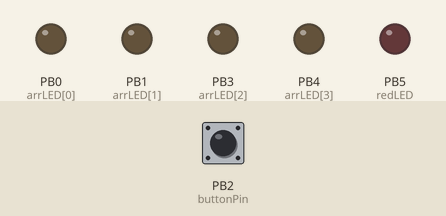
Bench run of a sketch on a simulated ATtiny85, built with avr-gcc and run on an emulated ATtiny85. Parts: output pins drawn as LEDs (lit = HIGH). Inputs (shaded band) come from the test bench; at power-on: PB2 (buttonPin) HIGH. Sleep ends after the set time or at an interrupt.

Above: at 5.4 s.
5.5 s: PB2 (buttonPin) pulled LOW for 0.15 s
At 6.1 s:
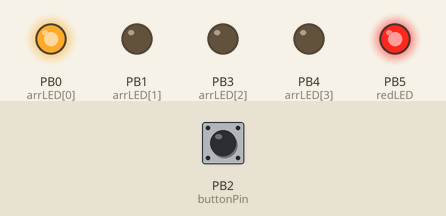
7.1 s: PB2 (buttonPin) pulled LOW for 1 s
At 8.5 s:
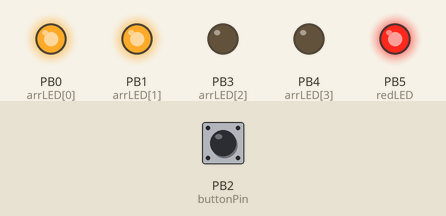
Timing chart, 0 to 10.1 s (numbered marks = the images above; inputs shaded):
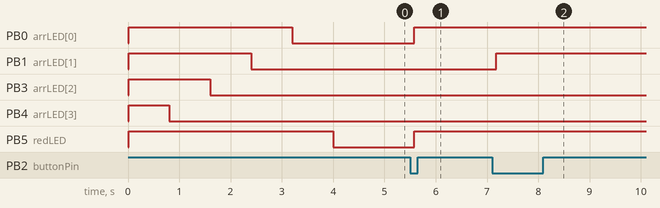

The sketch:

2019-03-12-attiny85-nicorette-jlcpcb-06.ino
```cpp
//
//            +-\/-+
// LED5 PB5  1|    |8  Vcc
// LED3 PB3  2|    |7  PB2 BUTTON
// LED4 PB4  3|    |6  PB1 LED2
//      GND  4|    |5  PB0 LED1
//            +----+

#include <avr/sleep.h>
#include <avr/wdt.h>
#include <avr/interrupt.h>


#ifndef cbi
#define cbi(sfr, bit) (_SFR_BYTE(sfr) &= ~_BV(bit))
#endif
#ifndef sbi
#define sbi(sfr, bit) (_SFR_BYTE(sfr) |= _BV(bit))
#endif

volatile int wdtTimeout = 0;            // Flag for WDT interrupt
volatile int buttonInterrupt = 0;       // Flag for button interrupt
volatile int debounceCounter = 0;       // Debouncing button
volatile int cyclesUntilDebounce = 0;   // Sleep cycles for debounce * 16ms

const int buttonPin = 2;          // PB2 as buttonPin
int arrLED[] = {0, 1, 3, 4};      // Green LEDs pin number
int numLED = 4;                   // Total Number of LEDs
int redLED = 5;                   // Red LED pin number

long arr60Timers[] = {50L, 100L, 150L, 200L};   // Initial time-values for Green LEDs
long arr15Timer = 250L;                         // Initial time-value for Red LED

long timer60Add = 230000L; // How much time to add when button is pressed. Green LEDs. 230000 = 58,00 min with 16ms ticks
long timer15Add = 57500L;  // How much time to add when button is pressed. Red LED. 57500 =  14,50 min with 16ms ticks


/******************************************************************/
// 0=16ms, 1=32ms,2=64ms,3=128ms,4=250ms,5=500ms
// 6=1 sec,7=2 sec, 8=4 sec, 9= 8sec
void setup_watchdog(int sleeptime) {
  byte wdtia;
  int wdtvu;
  if (sleeptime > 9 ) sleeptime = 9;
  wdtia = sleeptime & 7;
  if (sleeptime > 7) wdtia |= (1 << 5);
  wdtia |= (1 << WDCE);
  wdtvu = wdtia;
  MCUSR &= ~(1 << WDRF);
  WDTCR |= (1 << WDCE) | (1 << WDE);
  WDTCR = wdtia;
  WDTCR |= _BV(WDIE);
}


void system_sleep() {
  sei();                               // enable interrupts
  cbi(ADCSRA, ADEN);                   // Analog to Digital converter OFF
  set_sleep_mode(SLEEP_MODE_PWR_DOWN); // sleep mode is set here
  sleep_enable();
  sleep_mode();                        // System sleeps here

  sleep_disable();                     // System continues here
  sbi(ADCSRA, ADEN);                   // Analog to Digital converter ON
}


ISR(WDT_vect) { // Interrupt Service Routine
  wdtTimeout = 1;
}


void setup()
{
  setup_watchdog(0); // 0 = 16ms

  pinMode(buttonPin, INPUT_PULLUP);
  for (int i = 0; i < numLED; i++) {
    pinMode(arrLED[i], OUTPUT);
    digitalWrite(arrLED[i], LOW);
  }
  pinMode(redLED, OUTPUT);
  digitalWrite(redLED, LOW);

  PCMSK  |= bit (PCINT2);  // Pin Change Mask Register, PB2 as interrupt
  GIFR   |= bit (PCIF);    // clear any outstanding interrupts  General Interrupt Flag Register
  GIMSK  |= bit (PCIE);    // enable pin change interrupts      General Interrupt Mask Register
  sei();                   // enable interrupts
}

ISR (PCINT0_vect) { // Interrupt Service Routine
  buttonInterrupt = 1;
  cyclesUntilDebounce = 6;
}

void loop()
{
  if (buttonInterrupt == 1) {                         // Button wakeup. Sleep <cyclesUntilDebounce> times, then do stuff, then sleep again
    int reading = digitalRead(buttonPin);
    if (reading == HIGH) {                            // reset buttonInterrupt and go back to sleep if reading gets high
      buttonInterrupt = 0;
      system_sleep();
    }
    else if (reading == LOW) {
      if (cyclesUntilDebounce <= 0) {                 // Also check if x cycles has passed because debounce
        arr60Timers[3] = timer60Add;
        arr15Timer = timer15Add;
        sort(arr60Timers, 4);
        resolveLEDs();
        buttonInterrupt = 0;
        system_sleep();
      }
      else if (cyclesUntilDebounce > 0) {             // if not x cycles, reduce cyclesUntilDebounce and sleep
        cyclesUntilDebounce--;
        system_sleep();
      }

    }
  }
  else if (wdtTimeout == 1) {                         // Watchdog wakeup. Do stuff and go to sleep again
    reduceTimers();
    sort(arr60Timers, 4);
    resolveLEDs();
    wdtTimeout = 0;
    system_sleep();
  }
  else {                                              // system start
    wdtTimeout = 0;
    buttonInterrupt = 0;
    system_sleep();
  }
}

void reduceTimers() {
  for (int i = 0; i < 4; i++) {
    if (arr60Timers[i] > 0) {
      arr60Timers[i]--;
    }
    else if (arr60Timers[i] < 1) {
      arr60Timers[i] = 0;
    }
  }
  if (arr15Timer > 0) {
    arr15Timer--;
  }
  else if (arr15Timer < 1) {
    arr15Timer = 0;
  }
}

void resolveLEDs() {
  for (int i = 0; i < numLED; i++) {
    if (arr60Timers[i] > 0) {
      digitalWrite(arrLED[i], HIGH);
    }
    else if (arr60Timers[i] <= 0) {
      digitalWrite(arrLED[i], LOW);
    }
  }
  if (arr15Timer > 0) {
    digitalWrite(redLED, HIGH);
  }
  else if (arr15Timer <= 0) {
    digitalWrite(redLED, LOW);
  }

}

void sort(long a[], int size) {
  for (int i = 0; i < (size - 1); i++) {
    for (int o = 0; o < (size - (i + 1)); o++) {
      if (a[o] < a[o + 1]) {
        long t = a[o];
        a[o] = a[o + 1];
        a[o + 1] = t;
      }
    }
  }
}
```

Measured:
- after the input at 5.5 s, PB0 (arrLED[0]), PB5 (redLED): LOW → HIGH after 0.08 s
- after the input at 7.1 s, PB1 (arrLED[1]): LOW → HIGH after 0.08 s
